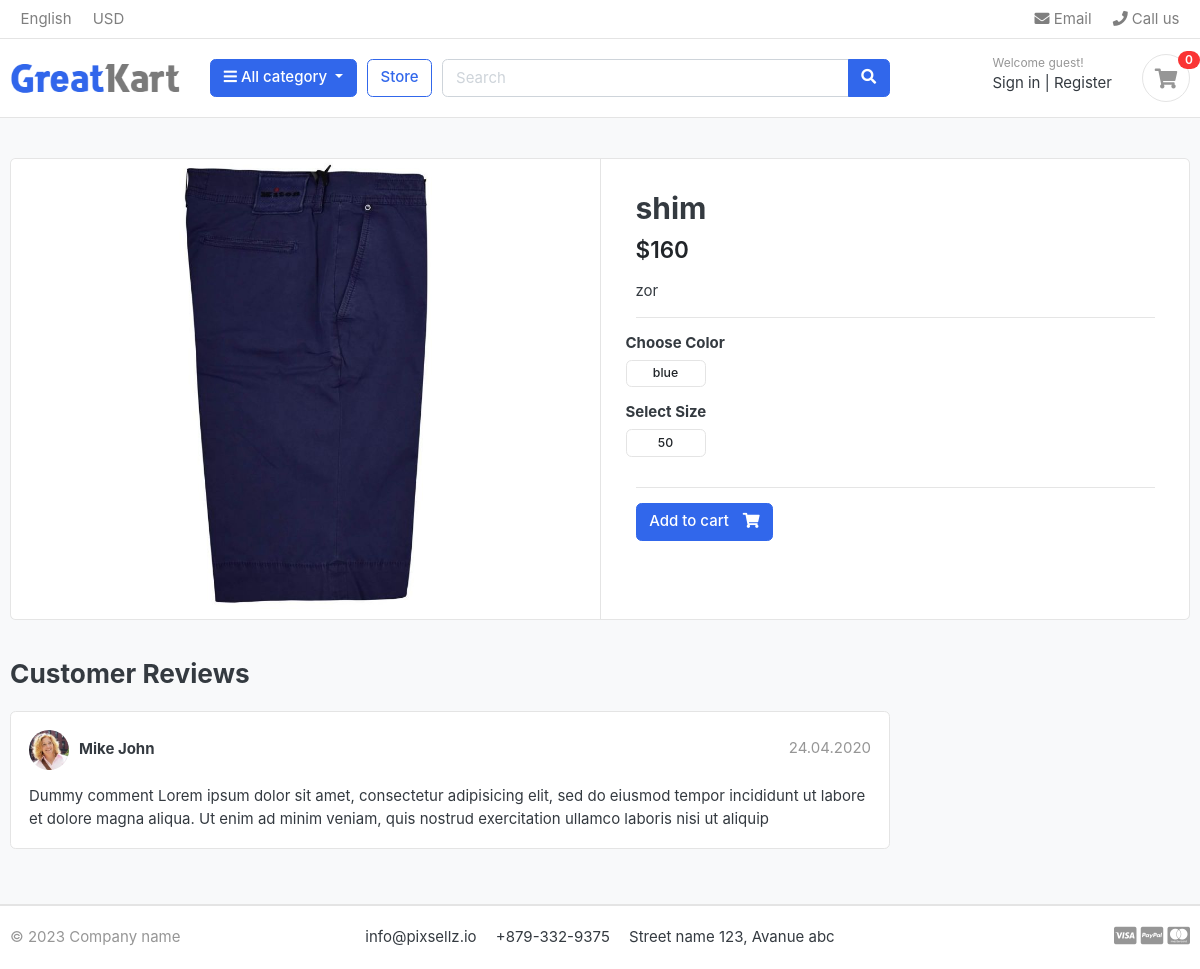
Page /store/category/polo/polo/ on the committed database.
### store/models.py (models this page shows, shortened)
class Product(models.Model):
    slug = models.SlugField(max_length=200, unique=True)
    product_name = models.CharField(max_length=200, unique=True)
    description = models.TextField(blank=True)
    price = models.IntegerField()
    images = models.ImageField(upload_to='photos/products')
    stock = models.IntegerField()
    is_available = models.BooleanField(default=True)
    category = models.ForeignKey(Category, on_delete=models.CASCADE)
    created_date = models.DateTimeField(auto_now_add=True)
    modified_date = models.DateTimeField(auto_now=True)

class Variation(models.Model):
    variation_category_choice = (
        ('color', 'color'),
        ('size', 'size'),
    )
    product = models.ForeignKey(Product, on_delete=models.CASCADE)
    variation_category = models.CharField(max_length=100, choices=variation_category_choice)
    variation_value = models.CharField(max_length=100)
    is_active = models.BooleanField(default=True)
    created_date = models.DateTimeField(auto_now_add=True)
    objects = VariationManager()

### store/views.py (the view)
# urls.py: path('category/<slug:category_slug>/<slug:product_slug>/', views.product_detail, name='product_detail'),
def product_detail(request, category_slug, product_slug):
    product = Product.objects.get(category__slug=category_slug, slug=product_slug)
    context = {
        "product": product,
    }
    return render(request, 'store/product_detail.html', context)

### carts/context_processors.py (called while the page is built)
def cart_item_counter(request):
    cart_count = 0
    if 'admin' in request.path:
        return {}
    else:
        try:
            cart = Cart.objects.filter(cart_id=get_cart_session(request))
            cart_items = CartItem.objects.filter(cart=cart[:1])
            for cart_item in cart_items:
                cart_count += cart_item.quantity
        except:
            cart_count = 0
    return dict(cart_count=cart_count)

### carts/views.py (called while the page is built)
def get_cart_session(request):
    cart = request.session.session_key
    if not cart:
        cart = request.session.create()
    return cart

### category/context_processors.py (called while the page is built)
def menu_category_list(request):
    category = Category.objects.all()
    return dict(category=category)

### category/models.py (called while the page is built)
    def get_url(self):
        return reverse('product_by_category', args=[self.slug])

### store/models.py (called while the page is built)
    def colors(self):
        return super(VariationManager, self).filter(variation_category='color', is_active=True)

    def sizes(self):
        return super(VariationManager, self).filter(variation_category='size', is_active=True)

### templates/store/product_detail.html (shortened to what this page needs)
{% extends 'base.html' %}
{% block content %}
<section class="section-content padding-y bg">
		<div class="container">
			<div class="card">
				<div class="row no-gutters">
					<aside class="col-md-6">
						<article class="gallery-wrap">
							<div class="img-big-wrap">
								<a href="#"><img src="{{ product.images.url }}"></a>
							</div>
						</article>
					</aside>
					<main class="col-md-6 border-left">
						<article class="content-body">
							<h2 class="title">{{ product.product_name }}</h2>
							<div class="mb-3">
								<var class="price h4">${{ product.stock }}</var>
							</div>
							<p>{{ product.description }}</p>
							<hr>
								<div class="row">
									<div class="item-option-select">
										<h6>Choose Color</h6>
										<div class="btn-group btn-group-sm btn-group-toggle" data-toggle="buttons">
											{% for item in product.variation_set.colors %}
											<label class="btn btn-light product_radio1">
												<input type="radio" name="radio_color"> {{item.variation_value}}
											</label>
											{% endfor %}
										</div>
									</div>
								</div>
								<div class="row">
									<div class="item-option-select">
										<h6>Select Size</h6>
										<div class="btn-group btn-group-sm btn-group-toggle" data-toggle="buttons">
											{% for item in product.variation_set.sizes %}
											<label class="btn btn-light product_radio2">
												<input type="radio" name="radio_size"> {{item.variation_value}}
											</label>
											{% endfor %}
										</div>
									</div>
								</div>
								<hr>
								<button onclick="addProduct(this);" data-product_id="{{ product.id }}" class="btn  btn-primary"> <span class="text">Add to
										cart</span> <i class="fas fa-shopping-cart"></i> </button>
						</article>
					</main>
				</div>
			</div>
			<br>
			<div class="row">
				<div class="col-md-9">
					<header class="section-heading">
						<h3>Customer Reviews </h3>
					</header>
					<article class="box mb-3">
						<div class="icontext w-100">
							<img src="./images/avatars/avatar1.jpg" class="img-xs icon rounded-circle">
							<div class="text">
								<span class="date text-muted float-md-right">24.04.2020 </span>
								<h6 class="mb-1">Mike John </h6>
							</div>
						</div>
						<div class="mt-3">
							<p>
								Dummy comment Lorem ipsum dolor sit amet, consectetur adipisicing elit, sed do eiusmod
								tempor incididunt ut labore et dolore magna aliqua. Ut enim ad minim veniam,
								quis nostrud exercitation ullamco laboris nisi ut aliquip
							</p>
						</div>
					</article>
				</div>
			</div>
		</div>
	</section>
{% endblock %}

### static/css/ui.css (style rules this page uses)
html { font-family: "Inter", sans-serif; font-size: 15px; }
.content-body { flex: 1 1 auto; padding: 2rem 2.3rem; }
.img-xs, .img-sm, .img-md, .img-lg { -o-object-fit: cover; object-fit: cover; flex-shrink: 0; flex-grow: 0; }
.img-xs { width: 40px; height: 40px; }
.padding-y { padding-top: 40px; padding-bottom: 40px; }
var { font-style: normal; }
article:after, .form-group:after { display: block; clear: both; content: ""; }
.bg { background-color: #f8f9fa; }
.section-heading { margin-bottom: 20px; margin-top: 15px; }
p:last-child { margin-bottom: 0; }
.btn-light { background-color: #fff; border-color: #e4e4e4; }
.btn .text + i { margin-left: 10px; }
.icontext { display: inline-flex; align-items: center; vertical-align: middle; }
.icontext .text { width: 100%; line-height: 1.2; }
.icontext .icon { position: relative; margin-right: 10px; flex-shrink: 0; flex-grow: 0; }
.price { font-weight: 600; color: #212529; }
.box { padding: 18px; background: #fff; border-radius: 0.37rem; border: 1px solid #e4e4e4; }
.box img { max-width: 100%; }
.gallery-wrap .img-big-wrap { margin-bottom: 10px; border-radius: 0.37rem; overflow: hidden; background-color: #fff; }
.gallery-wrap .img-big-wrap a { text-align: center; display: block; }
.gallery-wrap .img-big-wrap img { height: 450px; width: auto; display: inline-block; }
.item-option-select { margin-bottom: 1rem; display: inline-block; margin-right: 15px; }
.item-option-select .btn { min-width: 80px; }

### rows in the picture
Product: images (picture), product_name "shim", stock "160", description "zor"
Variation: variation_value "blue"
Variation: variation_value "50"

### other values in the picture
{{ cart_count }} "0"
